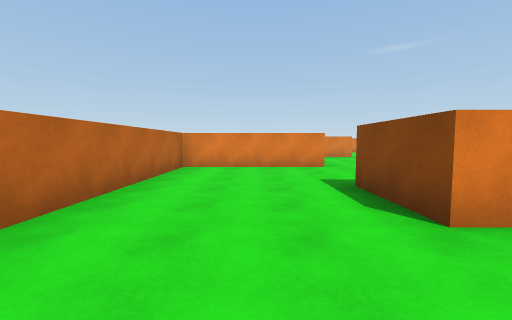
[1] (above)

24 first-person views from a walk through a Unity game level. The camera is 1.4 m above the floor, tilts 4° down and sees 90° across. The floor is counted in squares, 2 m on a side. Each view is taken from the middle of a square. On the plan, view 1 faces up. The plan holds only what a view shows up to about 9 squares ahead; the rest is blank. The player character is not drawn. Surface patterns are stand-ins for the level's own textures.

[2]
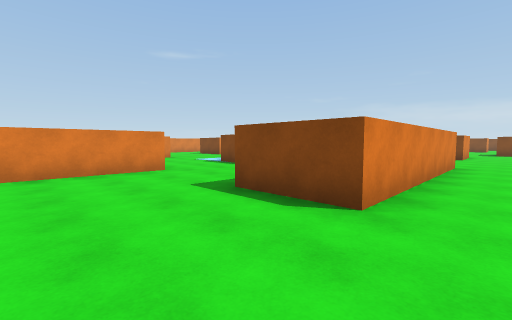

[3]
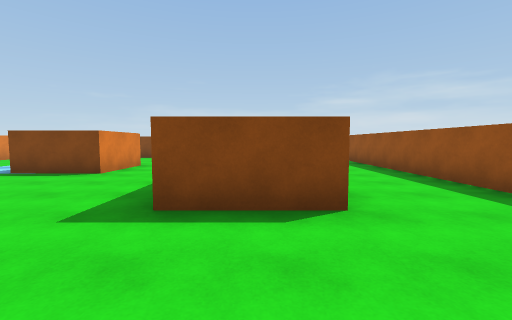

[4]
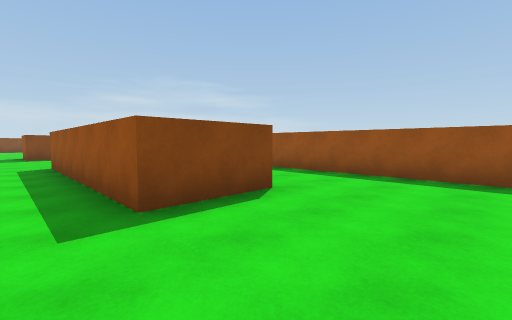

[5]
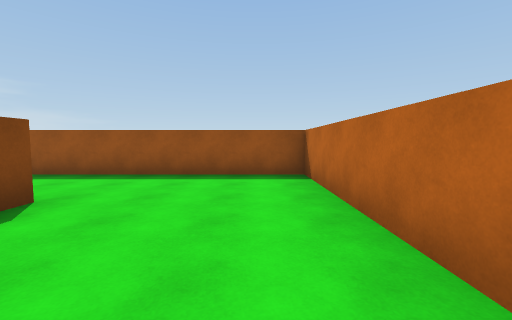

[6]
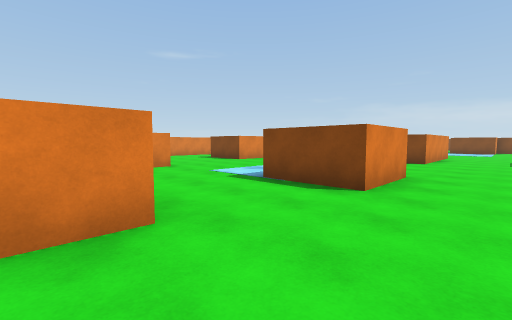

[7]
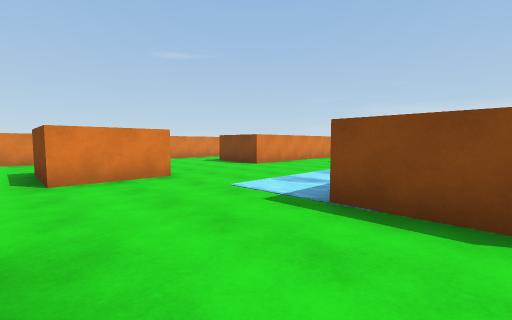

[8]
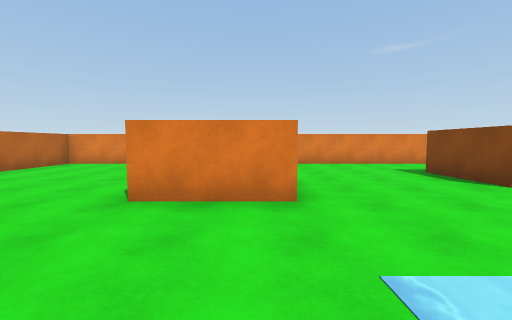

[9]
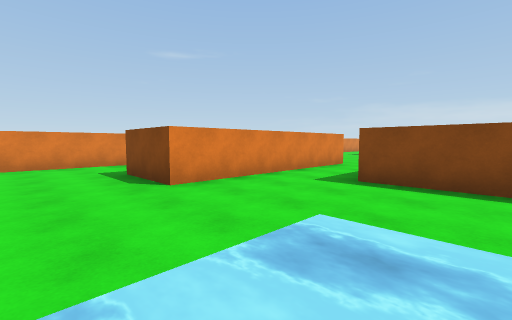

[10]
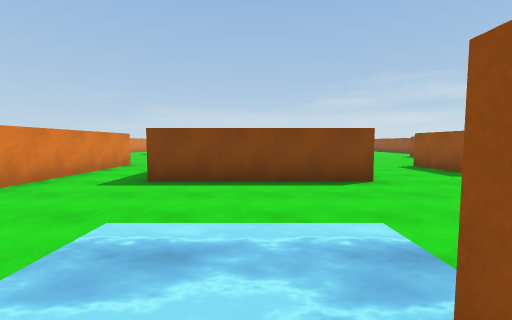

[11]
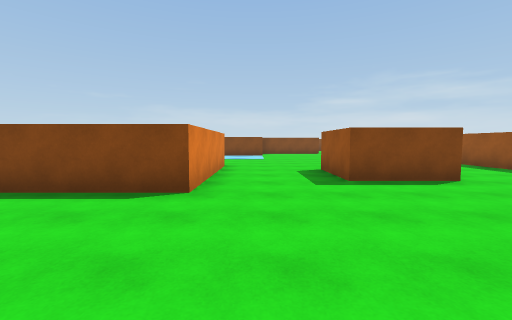

[12]
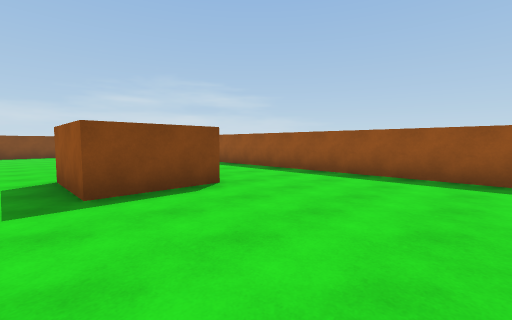

[13]
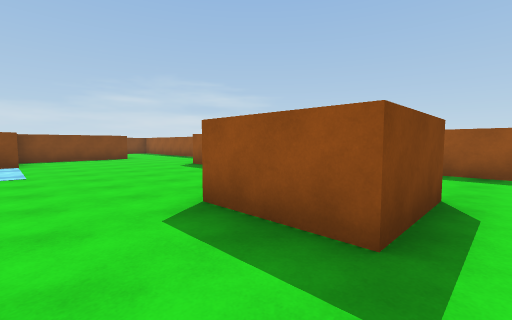

[14]
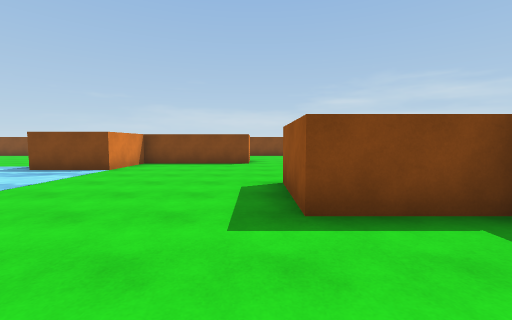

[15]
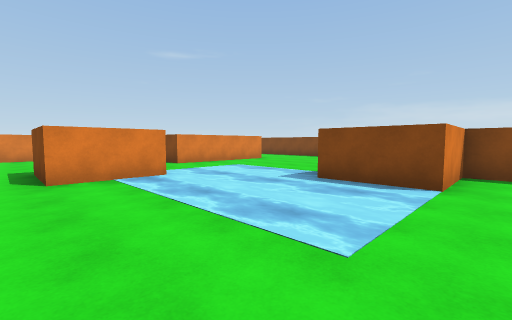

[16]
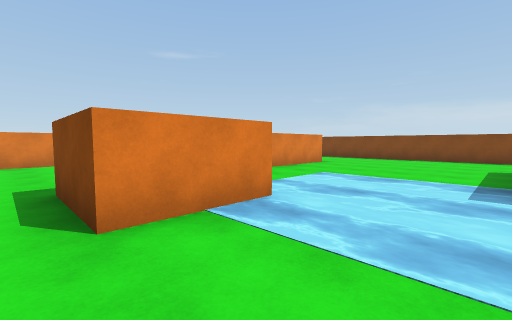

[17]
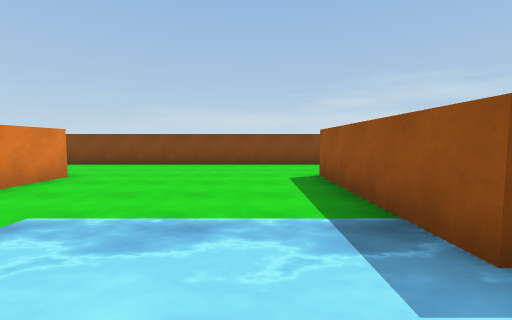

[18]
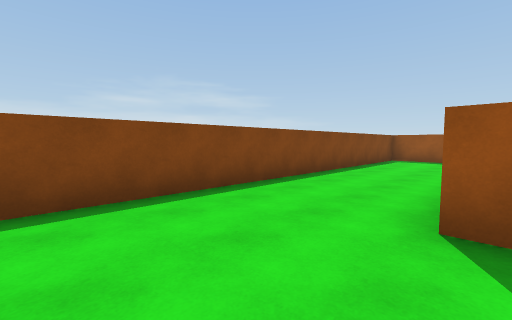

[19]
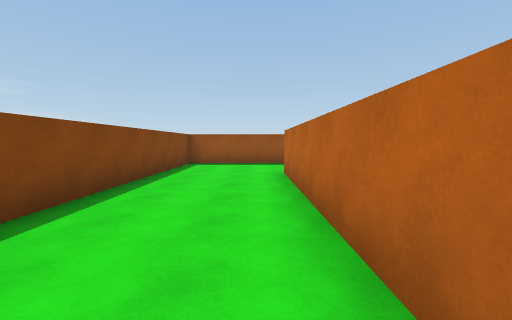

[20]
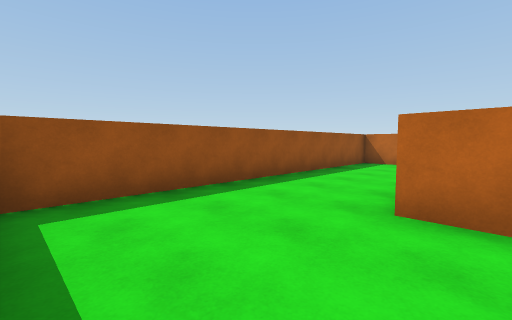

[21]
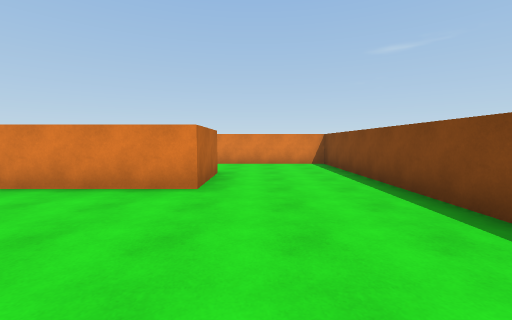

[22]
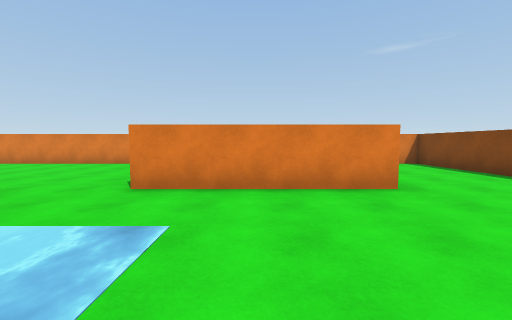

[23]
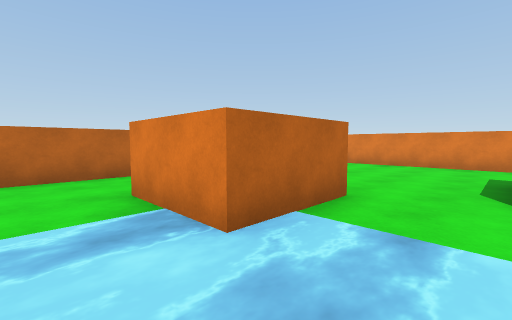

[24]
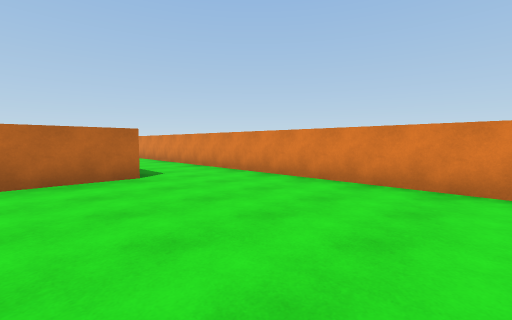

### Floor plan
Key: @ floor where view 1 was taken; # wall or solid block; . floor; ~ water the walk can cross; ^ raised ledge.
Columns run from 2 left of view 1 to 28 right of it. Each row starts with its distance up from view 1.
 18 #######################   #####
 17 #.. .. ................   ....#
 16 #.. .. ................   ....#
 15 #..... ...#    #.......   ....#
 14  ....# ...#    ##.....#   #...#
 13   ...# ...#######.....#####...#
 12    ..##............##.........#
 11     .........^  ^..##~~~......#
 10     ...~~~~..^  ^...~~~~......#
  9      ..~~~~..^  ^...~~~~......#
  8 #####..# ~~..^    ..~~~~......#
  7 #......##....^^^^...~~~ ###...#
  6 #...................~~~####...#
  5 #........................##...#
  4 #...######....##.........##...#
  3 #...######....#  ........##...#
  2 #...######..... ..............#
  1 #..................##.........#
  0 #.@................##.........#
 -1 ##################  ###########

Positions as (right, up) in squares from view 1, and headings:
1: (0, 0), facing up
2: (-1, 1), facing up-right
3: (-1, 3), facing right
4: (-1, 5), facing down-right
5: (-1, 5), facing down
6: (1, 5), facing up-right
7: (2, 7), facing up-right
8: (4, 9), facing up
9: (6, 9), facing up-right
10: (6, 9), facing right
11: (7, 6), facing right
12: (8, 5), facing down-right
13: (11, 6), facing down-right
14: (14, 2), facing right
15: (16, 5), facing up-right
16: (16, 8), facing up-right
17: (19, 9), facing right
18: (24, 10), facing down-right
19: (25, 8), facing down
20: (27, 3), facing down-left
21: (25, 9), facing up
22: (22, 9), facing up
23: (20, 9), facing up-left
24: (19, 13), facing up-left
